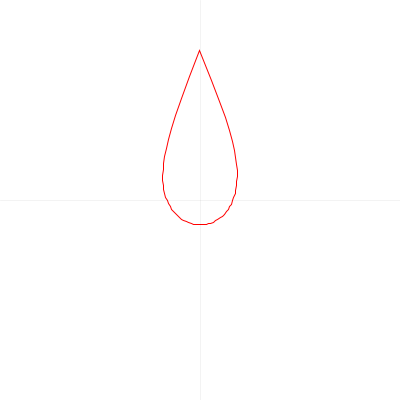
Frame 1 (no input)
Frame 60 (the mouse pressed at the canvas centre just before this capture): identical to frame 1, image omitted
Frame 120 (the mouse held since frame 60 and released just before this capture): identical to frame 1, image omitted

The Processing sketch that drew this single still picture (run headless with seeded random() and noise(); from frame 60 on, the mouse is pressed at the canvas centre):

// Processing sketch: sizuku
// ── sizuku.pde
/*
drop curve 1 by line.
http://blog.livedoor.jp/reona396/archives/54891368.html
*/
float r;
int R = 150;
int A = 5;

void setup(){
	size(400, 400);
	background(255);
}

void draw(){
	background(255);
	noFill();
	stroke(255, 0, 0);
	
	//drop
	pushMatrix();
	translate(width/2, height/2);
	rotate(radians(-90));
	beginShape();
	for(float t = 0; t < TWO_PI; t += 0.1){
		r = 1 / (A * sin(t/2)+1);
		vertex( R * r * cos(t), R * r * sin(t));
	}

	endShape(CLOSE);
	popMatrix();

	//line
	stroke(0, 12);
	line(width/2, 0, width/2, height);
	line(0, height/2, width, height/2);
}
